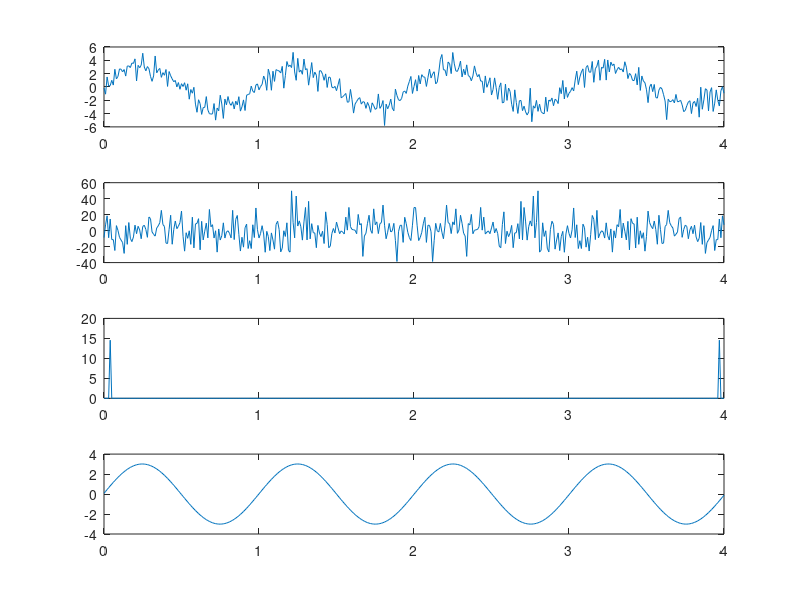

The MATLAB source for this figure:
clc;
clf;
clear;

t = 0:1/100:4;
y = 3*sin(2*pi()*t);
noise = randn(1,size(y,2));
y_noise = y+noise;
FY_noise = fft(y_noise);
FY = FY_noise;

for i = 1:size(FY_noise,2)
    if abs(FY(i))<100
        FY(i) = 0;
    end
end

iFY = ifft(FY);

subplot(4,1,1);
plot(t,y_noise);

subplot(4,1,2);
plot(t,FY_noise);

subplot(4,1,3);
plot(t,FY);

subplot(4,1,4);
plot(t,iFY);
